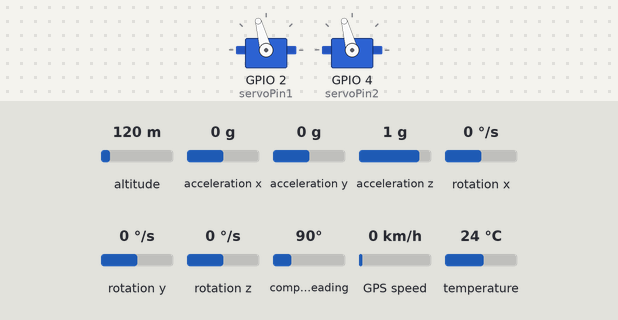
The sketch below on a simulated ESP32. Shown: 2 × servo. The inputs (shaded band) are chosen by the test bench; at power-on: acceleration x 0 g, altitude 120 m, acceleration y 0 g, acceleration z 1 g, rotation x 0 °/s, rotation y 0 °/s, rotation z 0 °/s, compass heading 90°, GPS speed 0 km/h, temperature 24 °C. The GPS gets a fix after 3 s at 37.7749, -122.4194 with 8 satellites; what the sketch prints to the serial monitor is not drawn.

Above: at 1.3 s.
1.4 s: acceleration x set to 0.4 g
2.9 s: acceleration x set to 0.7 g
At 4.3 s:
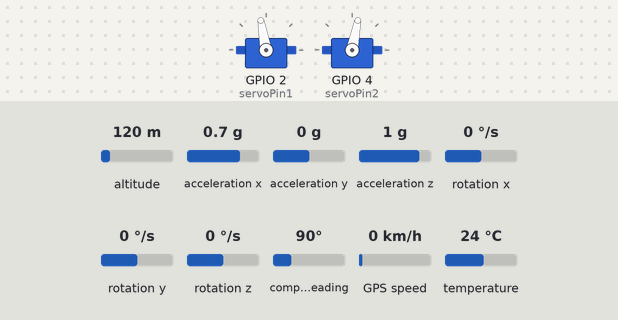
4.6 s: acceleration x set to -1.4 g
At 5.8 s:
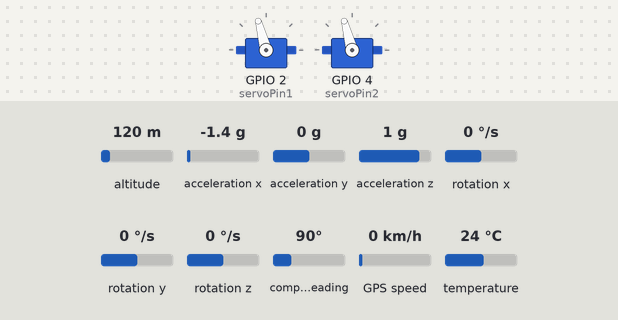
6.1 s: acceleration x set to 0.8 g
At 7.4 s:
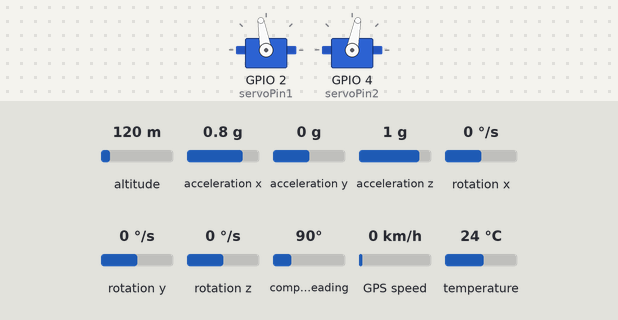
Timing chart, 0 to 8.6 s (numbered marks = the images above; inputs shaded):
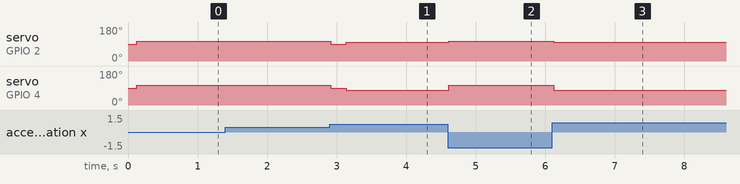

Measured:
- the behaviour switches between 0.5 and 0.6 g on acceleration x (found by bisection; images 0 and 1)
- after the input at 2.9 s, servo on GPIO 2 (servoPin1): 105° → 90° at once, → 100° 0.23 s later; servo on GPIO 4 (servoPin2): 105° → 90° at once, → 79° 0.23 s later
- after the input at 4.6 s, servo on GPIO 2 (servoPin1): 100° → 105° at once; servo on GPIO 4 (servoPin2): 79° → 105° at once
- after the input at 6.1 s, servo on GPIO 2 (servoPin1): 105° → 100° at once; servo on GPIO 4 (servoPin2): 105° → 79° at once

The sketch:

sketch_nov6a.ino
```cpp
#include <TinyGPS++.h>
#include <HardwareSerial.h>
#include <ESP32Servo.h>
#include <math.h>
#include <Wire.h>
#include <Adafruit_MPU6050.h>
#include <Adafruit_Sensor.h>

Adafruit_MPU6050 mpu;

// Create GPS instance and Serial2 for GPS
TinyGPSPlus gps;
HardwareSerial GPS(2);  // Use Serial2 for GPS

// Define pins for servos
const int servoPin1 = 2;  // D5
const int servoPin2 = 4;  // D18

// Create servo objects
Servo servo1;
Servo servo2;

// Initialize servo angles
int angle1 = 90;  // Default angle for servo 1
int angle2 = 90;  // Default angle for servo 2

// Constants for controlling the glider
const double minSafeAirspeed = 5.0;      // Minimum safe acceleration in m/s²
const double stallSpeedThreshold = 4.0;  // Stall speed in m/s²
const double recoveryAngle = 15.0;       // Angle to pitch down for recovery
const double correctionAngle = 5.0;      // Angle to pitch up to maintain altitude
double launchAngle = 45.0;               // True magnetic angle at launch

// Target coordinates
double targetLat = 42.390981;   // Example latitude for target
double targetLng = -72.526875;  // Example longitude for target

void setup() {
  // Initialize Serial Monitor
  Serial.begin(115200);
  Wire.begin();
  Serial.println("Test");

  // Try to initialize!
  if (!mpu.begin()) {
    Serial.println("Failed to find MPU6050 chip");
    while (1) {
      delay(10);
    }
  }
  Serial.println("MPU6050 Found!");

  mpu.setAccelerometerRange(MPU6050_RANGE_8_G);
  Serial.print("Accelerometer range set to: ");
  switch (mpu.getAccelerometerRange()) {
    case MPU6050_RANGE_2_G:
      Serial.println("+-2G");
      break;
    case MPU6050_RANGE_4_G:
      Serial.println("+-4G");
      break;
    case MPU6050_RANGE_8_G:
      Serial.println("+-8G");
      break;
    case MPU6050_RANGE_16_G:
      Serial.println("+-16G");
      break;
  }

  mpu.setGyroRange(MPU6050_RANGE_500_DEG);
  Serial.print("Gyro range set to: ");
  switch (mpu.getGyroRange()) {
    case MPU6050_RANGE_250_DEG:
      Serial.println("+- 250 deg/s");
      break;
    case MPU6050_RANGE_500_DEG:
      Serial.println("+- 500 deg/s");
      break;
    case MPU6050_RANGE_1000_DEG:
      Serial.println("+- 1000 deg/s");
      break;
    case MPU6050_RANGE_2000_DEG:
      Serial.println("+- 2000 deg/s");
      break;
  }

  mpu.setFilterBandwidth(MPU6050_BAND_5_HZ);
  Serial.print("Filter bandwidth set to: ");
  switch (mpu.getFilterBandwidth()) {
    case MPU6050_BAND_260_HZ:
      Serial.println("260 Hz");
      break;
    case MPU6050_BAND_184_HZ:
      Serial.println("184 Hz");
      break;
    case MPU6050_BAND_94_HZ:
      Serial.println("94 Hz");
      break;
    case MPU6050_BAND_44_HZ:
      Serial.println("44 Hz");
      break;
    case MPU6050_BAND_21_HZ:
      Serial.println("21 Hz");
      break;
    case MPU6050_BAND_10_HZ:
      Serial.println("10 Hz");
      break;
    case MPU6050_BAND_5_HZ:
      Serial.println("5 Hz");
      break;
  }

  Serial.println("");
  delay(100);


  // Initialize Serial2 for GPS communication
  GPS.begin(9600, SERIAL_8N1, 16, 17);  // RX, TX pins for GPS

  // Attach servos
  servo1.attach(servoPin1);
  servo2.attach(servoPin2);

  // Set initial positions
  moveServo1(angle1);
  moveServo2(angle2);

  // Calibrate MPU6050
  // TBD How to calibrate
  Serial.println("Setup complete. Starting flight control...");
}

void loop() {
  sensors_event_t a, g, temp;
  mpu.getEvent(&a, &g, &temp);


  bool gpsDataAvailable = false;

  // Read GPS data
  while (GPS.available() > 0) {
    gps.encode(GPS.read());
  }

  // Get orientation angles from MPU6050
  double roll = g.gyro.x;   // Roll in degrees
  double pitch = g.gyro.y;  // Pitch in degrees
  double yaw = g.gyro.z;    // Yaw in degrees

  // Calculate current heading based on yaw and launch angle
  double currentHeading = fmod((launchAngle + yaw + 360.0), 360.0);

  // Print current heading and accelerometer data
  Serial.print("Current Heading: ");
  Serial.println(currentHeading);

  // Read acceleration to check airspeed (using forward component)
  double accelX = a.acceleration.x;

  // Forward acceleration (assume this corresponds to airspeed)
  Serial.print("Forward Acceleration: ");
  Serial.println(accelX);


  // Check GPS data availability and print

  if (accelX < stallSpeedThreshold) {
    // Airspeed below stall speed, pitch down for recovery
    Serial.println("Airspeed below stall speed, pitching down for recovery.");
    servo1.write(angle1 + recoveryAngle);
    servo2.write(angle2 + recoveryAngle);
  } else if (accelX > minSafeAirspeed) {
    if (gps.satellites.isValid() && gps.satellites.value() > 0) {
      Serial.print("Satellites: ");
      Serial.println(gps.satellites.value());

      if (gps.location.isUpdated()) {
        Serial.print("Latitude: ");
        Serial.println(gps.location.lat(), 6);
        Serial.print("Longitude: ");
        Serial.println(gps.location.lng(), 6);
        double distanceToTarget = calculateDistance(gps.location.lat(), gps.location.lng(), targetLat, targetLng);
        double bearingToTarget = calculateBearing(gps.location.lat(), gps.location.lng(), targetLat, targetLng);
        Serial.print("Distance to Target: ");
        Serial.println(distanceToTarget);
        Serial.print("Bearing to Target: ");
        Serial.println(bearingToTarget);

        // Move servos based on bearing
        moveServos(bearingToTarget, currentHeading);
      }
    } else {
      // Maintain current position
      Serial.println("Maintaining current servo positions.");
      servo1.write(angle1);
      servo2.write(angle2);
    }
  }
}

  // Function to move servos based on the bearing to the target
  void moveServos(double targetBearing, double currentHeading) {
    double headingDifference = targetBearing - currentHeading;
    if (headingDifference < 0) headingDifference += 360;
    if (headingDifference >= 360) headingDifference -= 360;

    // Determine servo angles based on heading difference
    if (headingDifference < 180) {
      // Turn right
      servo1.write(angle1 + headingDifference / 2);
      servo2.write(angle2 - headingDifference / 2);
    } else {
      // Turn left
      servo1.write(angle1 - (360 - headingDifference) / 2);
      servo2.write(angle2 + (360 - headingDifference) / 2);
    }

    Serial.print("Servo 1 Angle: ");
    Serial.print(servo1.read());
    Serial.print(", Servo 2 Angle: ");
    Serial.println(servo2.read());
  }

  // Calculate distance between two points in meters using Haversine formula
  double calculateDistance(double lat1, double lon1, double lat2, double lon2) {
    const double R = 6371000;  // Radius of Earth in meters
    double dLat = radians(lat2 - lat1);
    double dLon = radians(lon2 - lon1);

    double a = sin(dLat / 2) * sin(dLat / 2) + cos(radians(lat1)) * cos(radians(lat2)) * sin(dLon / 2) * sin(dLon / 2);
    double c = 2 * atan2(sqrt(a), sqrt(1 - a));
    return R * c;
  }

  // Calculate bearing between two points
  double calculateBearing(double lat1, double lon1, double lat2, double lon2) {
    double dLon = radians(lon2 - lon1);
    double y = sin(dLon) * cos(radians(lat2));
    double x = cos(radians(lat1)) * sin(radians(lat2)) - sin(radians(lat1)) * cos(radians(lat2)) * cos(dLon);
    double bearing = atan2(y, x);
    return fmod((degrees(bearing) + 360), 360);  // Normalize to 0-360 degrees
  }

  // Function to move Servo 1
  void moveServo1(int angle) {
    angle = constrain(angle, 0, 180);  // Ensure angle is within range
    servo1.write(angle);
    Serial.print("Moving Servo 1 to ");
    Serial.print(angle);
    Serial.println(" degrees");
  }

  // Function to move Servo 2
  void moveServo2(int angle) {
    angle = constrain(angle, 0, 180);  // Ensure angle is within range
    servo2.write(angle);
    Serial.print("Moving Servo 2 to ");
    Serial.print(angle);
    Serial.println(" degrees");
  }
```
